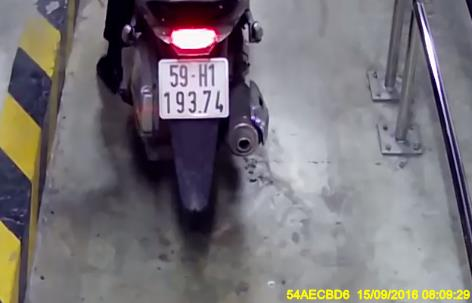
#> input picture License_plate_recognition-main/Testing/test0.jpg, 472 x 303 px
$ python -i Func_mask_to_rect.py   (imports and definitions only)   (older library calls are emulated)
#> lines starting #> are read from the running program, lines starting #| are printed output that depends on the picture; after the words box and inside, x2 and y2 are one past the last pixel; in counts of white or black regions, pixels touching at a corner belong together
import cv2
import numpy as np

def mask_to_rect(image):
    # Getting the Thresholds and ret
    ret,thresh = cv2.threshold(image, 0, 1, 0)

    # Checking the version of open cv I tried for (version 4)
    #   Getting contours on the bases of thresh
    if (int(cv2.__version__[0]) > 3):
        contours, hierarchy = cv2.findContours(thresh.astype(np.uint8), cv2.RETR_EXTERNAL, cv2.CHAIN_APPROX_NONE)
    else:
        im2, contours, hierarchy = cv2.findContours(thresh.astype(np.uint8), cv2.RETR_EXTERNAL, cv2.CHAIN_APPROX_NONE)

    # Getting the biggest contour
    if len(contours) != 0:
        # draw in blue the contours that were founded
        cv2.drawContours(image, contours, -1, 255, 3)

        # find the biggest countour (c) by the area
        c = max(contours, key = cv2.contourArea)
        x,y,w,h = cv2.boundingRect(c)

    return [x, y, w, h]

>>> import cv2
>>> picture = cv2.imread('Testing/test0.jpg', cv2.IMREAD_GRAYSCALE)
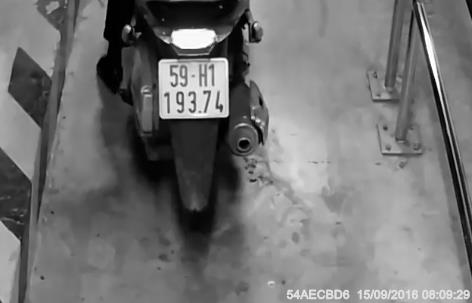
#> picture: shape (303, 472); min 0, max 255, mean 115.6
>>> result = mask_to_rect(picture)
#> in mask_to_rect, `ret,thresh = cv2.threshold(image, 0, 1, 0)`:
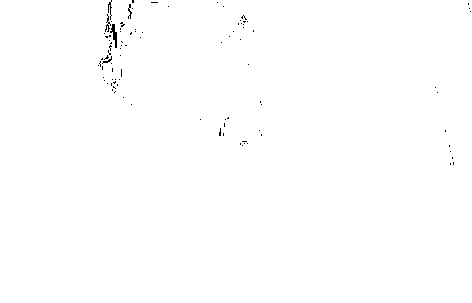
#> thresh: shape (303, 472); values 0 (black) and 1 (white), 99.7% white; black in thin lines or dots, all inside (x1, y1, x2, y2) = (98, 0, 471, 165)
#> in mask_to_rect, `contours, hierarchy = cv2.findContours(thresh.astype(np.uint8), cv2.RE..`: contours = 1 contour; box (x1, y1, x2, y2) and area: (0, 0, 472, 303) 142231
#> in mask_to_rect, `cv2.drawContours(image, contours, -1, 255, 3)`:
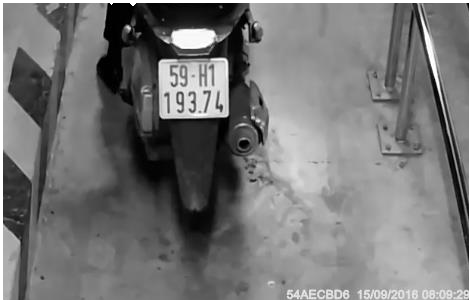
#> image: shape (303, 472); 3.24% of pixels changed, all inside (x1, y1, x2, y2) = (0, 0, 472, 303)
#> in mask_to_rect, `c = max(contours, key = cv2.contourArea)`: c = contour of 1552 points, box (x1, y1, x2, y2) (0, 0, 472, 303), area 142231
#> in mask_to_rect, `x,y,w,h = cv2.boundingRect(c)`: x = 0; w = 472; h = 303
#> result = [0, 0, 472, 303]

$ run again, on License_plate_recognition-main/Testing/test2.jpg
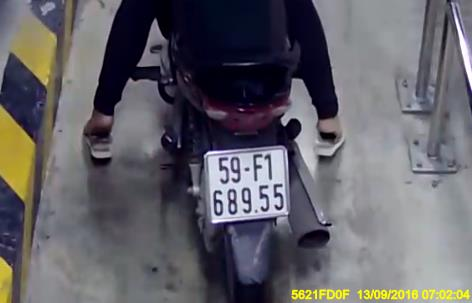
#> input picture License_plate_recognition-main/Testing/test2.jpg, 472 x 303 px
#> in mask_to_rect, `ret,thresh = cv2.threshold(image, 0, 1, 0)`:
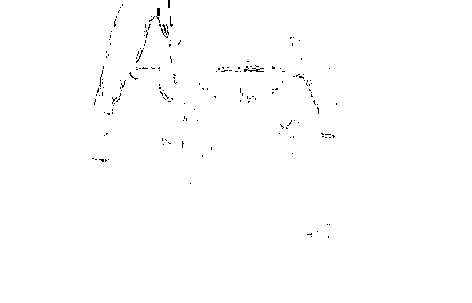
#> thresh: shape (303, 472); values 0 (black) and 1 (white), 99.5% white; black in thin lines or dots, all inside (x1, y1, x2, y2) = (92, 0, 337, 238)
#> contours = 1 contour; box (x1, y1, x2, y2) and area: (0, 0, 472, 303) 142219
#> in mask_to_rect, `cv2.drawContours(image, contours, -1, 255, 3)`:
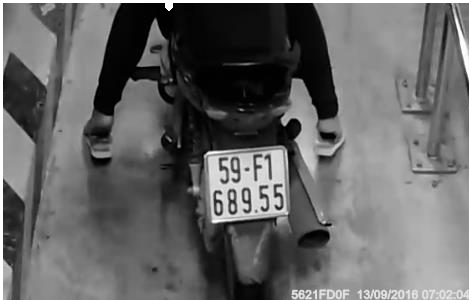
#> image: shape (303, 472); min 0, max 255, mean 103.6
#> c = contour of 1560 points, box (x1, y1, x2, y2) (0, 0, 472, 303), area 142219
#> x = 0; w = 472; h = 303
#> result = [0, 0, 472, 303]
